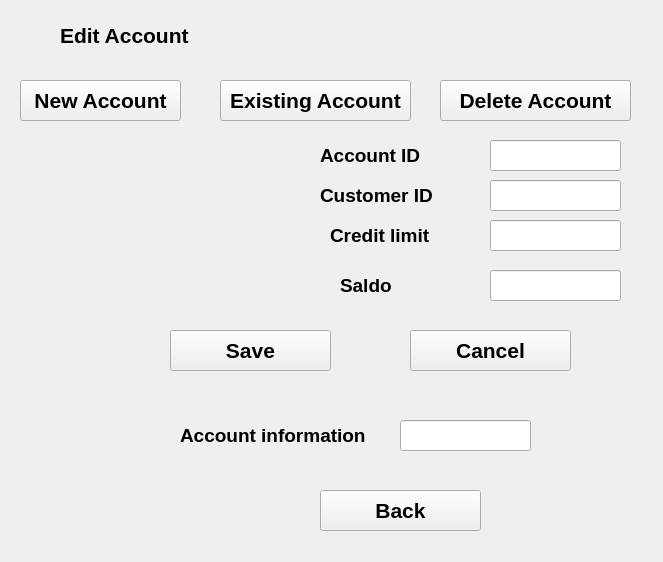
<?xml version="1.0" encoding="UTF-8"?>
<ui version="4.0">
 <class>EditAccount</class>
 <widget class="QWidget" name="EditAccount">
  <property name="geometry">
   <rect>
    <x>0</x>
    <y>0</y>
    <width>663</width>
    <height>562</height>
   </rect>
  </property>
  <property name="windowTitle">
   <string>Form</string>
  </property>
  <widget class="QLabel" name="labelEditAccount">
   <property name="geometry">
    <rect>
     <x>60</x>
     <y>0</y>
     <width>181</width>
     <height>71</height>
    </rect>
   </property>
   <property name="font">
    <font>
     <pointsize>16</pointsize>
     <bold>true</bold>
    </font>
   </property>
   <property name="text">
    <string>Edit Account</string>
   </property>
  </widget>
  <widget class="QPushButton" name="buttoNewAccount">
   <property name="geometry">
    <rect>
     <x>20</x>
     <y>80</y>
     <width>161</width>
     <height>41</height>
    </rect>
   </property>
   <property name="font">
    <font>
     <pointsize>16</pointsize>
     <bold>true</bold>
    </font>
   </property>
   <property name="text">
    <string>New Account</string>
   </property>
  </widget>
  <widget class="QPushButton" name="buttonExistAccount">
   <property name="geometry">
    <rect>
     <x>220</x>
     <y>80</y>
     <width>191</width>
     <height>41</height>
    </rect>
   </property>
   <property name="font">
    <font>
     <pointsize>16</pointsize>
     <bold>true</bold>
    </font>
   </property>
   <property name="text">
    <string>Existing Account</string>
   </property>
  </widget>
  <widget class="QLabel" name="labelCustomerID">
   <property name="geometry">
    <rect>
     <x>320</x>
     <y>180</y>
     <width>121</width>
     <height>31</height>
    </rect>
   </property>
   <property name="font">
    <font>
     <pointsize>14</pointsize>
     <bold>true</bold>
    </font>
   </property>
   <property name="text">
    <string>Customer ID</string>
   </property>
  </widget>
  <widget class="QLabel" name="labelSaldo">
   <property name="geometry">
    <rect>
     <x>340</x>
     <y>270</y>
     <width>121</width>
     <height>31</height>
    </rect>
   </property>
   <property name="font">
    <font>
     <pointsize>14</pointsize>
     <bold>true</bold>
    </font>
   </property>
   <property name="text">
    <string>Saldo</string>
   </property>
  </widget>
  <widget class="QLabel" name="labelAccountINFO">
   <property name="geometry">
    <rect>
     <x>180</x>
     <y>420</y>
     <width>201</width>
     <height>31</height>
    </rect>
   </property>
   <property name="font">
    <font>
     <pointsize>14</pointsize>
     <bold>true</bold>
    </font>
   </property>
   <property name="text">
    <string>Account information</string>
   </property>
  </widget>
  <widget class="QLineEdit" name="lineEditCustomerID">
   <property name="geometry">
    <rect>
     <x>490</x>
     <y>180</y>
     <width>131</width>
     <height>31</height>
    </rect>
   </property>
  </widget>
  <widget class="QLineEdit" name="lineEditSaldo">
   <property name="geometry">
    <rect>
     <x>490</x>
     <y>270</y>
     <width>131</width>
     <height>31</height>
    </rect>
   </property>
  </widget>
  <widget class="QLineEdit" name="lineEditINFO">
   <property name="geometry">
    <rect>
     <x>400</x>
     <y>420</y>
     <width>131</width>
     <height>31</height>
    </rect>
   </property>
  </widget>
  <widget class="QPushButton" name="buttonSave">
   <property name="geometry">
    <rect>
     <x>170</x>
     <y>330</y>
     <width>161</width>
     <height>41</height>
    </rect>
   </property>
   <property name="font">
    <font>
     <pointsize>16</pointsize>
     <bold>true</bold>
    </font>
   </property>
   <property name="text">
    <string>Save</string>
   </property>
  </widget>
  <widget class="QPushButton" name="buttonBack">
   <property name="geometry">
    <rect>
     <x>320</x>
     <y>490</y>
     <width>161</width>
     <height>41</height>
    </rect>
   </property>
   <property name="font">
    <font>
     <pointsize>16</pointsize>
     <bold>true</bold>
    </font>
   </property>
   <property name="text">
    <string>Back</string>
   </property>
  </widget>
  <widget class="QLabel" name="labelCreditLimit">
   <property name="geometry">
    <rect>
     <x>330</x>
     <y>220</y>
     <width>121</width>
     <height>31</height>
    </rect>
   </property>
   <property name="font">
    <font>
     <pointsize>14</pointsize>
     <bold>true</bold>
    </font>
   </property>
   <property name="text">
    <string>Credit limit</string>
   </property>
  </widget>
  <widget class="QLineEdit" name="lineEditCreditLimit">
   <property name="geometry">
    <rect>
     <x>490</x>
     <y>220</y>
     <width>131</width>
     <height>31</height>
    </rect>
   </property>
  </widget>
  <widget class="QPushButton" name="buttonCancel">
   <property name="geometry">
    <rect>
     <x>410</x>
     <y>330</y>
     <width>161</width>
     <height>41</height>
    </rect>
   </property>
   <property name="font">
    <font>
     <pointsize>16</pointsize>
     <bold>true</bold>
    </font>
   </property>
   <property name="text">
    <string>Cancel</string>
   </property>
  </widget>
  <widget class="QPushButton" name="buttonDeleteAccount">
   <property name="geometry">
    <rect>
     <x>440</x>
     <y>80</y>
     <width>191</width>
     <height>41</height>
    </rect>
   </property>
   <property name="font">
    <font>
     <pointsize>16</pointsize>
     <bold>true</bold>
    </font>
   </property>
   <property name="text">
    <string>Delete Account</string>
   </property>
  </widget>
  <widget class="QLabel" name="labelAccountID">
   <property name="geometry">
    <rect>
     <x>320</x>
     <y>140</y>
     <width>121</width>
     <height>31</height>
    </rect>
   </property>
   <property name="font">
    <font>
     <pointsize>14</pointsize>
     <bold>true</bold>
    </font>
   </property>
   <property name="text">
    <string>Account ID</string>
   </property>
  </widget>
  <widget class="QLineEdit" name="lineEditAccountID">
   <property name="geometry">
    <rect>
     <x>490</x>
     <y>140</y>
     <width>131</width>
     <height>31</height>
    </rect>
   </property>
  </widget>
 </widget>
 <resources/>
 <connections/>
</ui>
